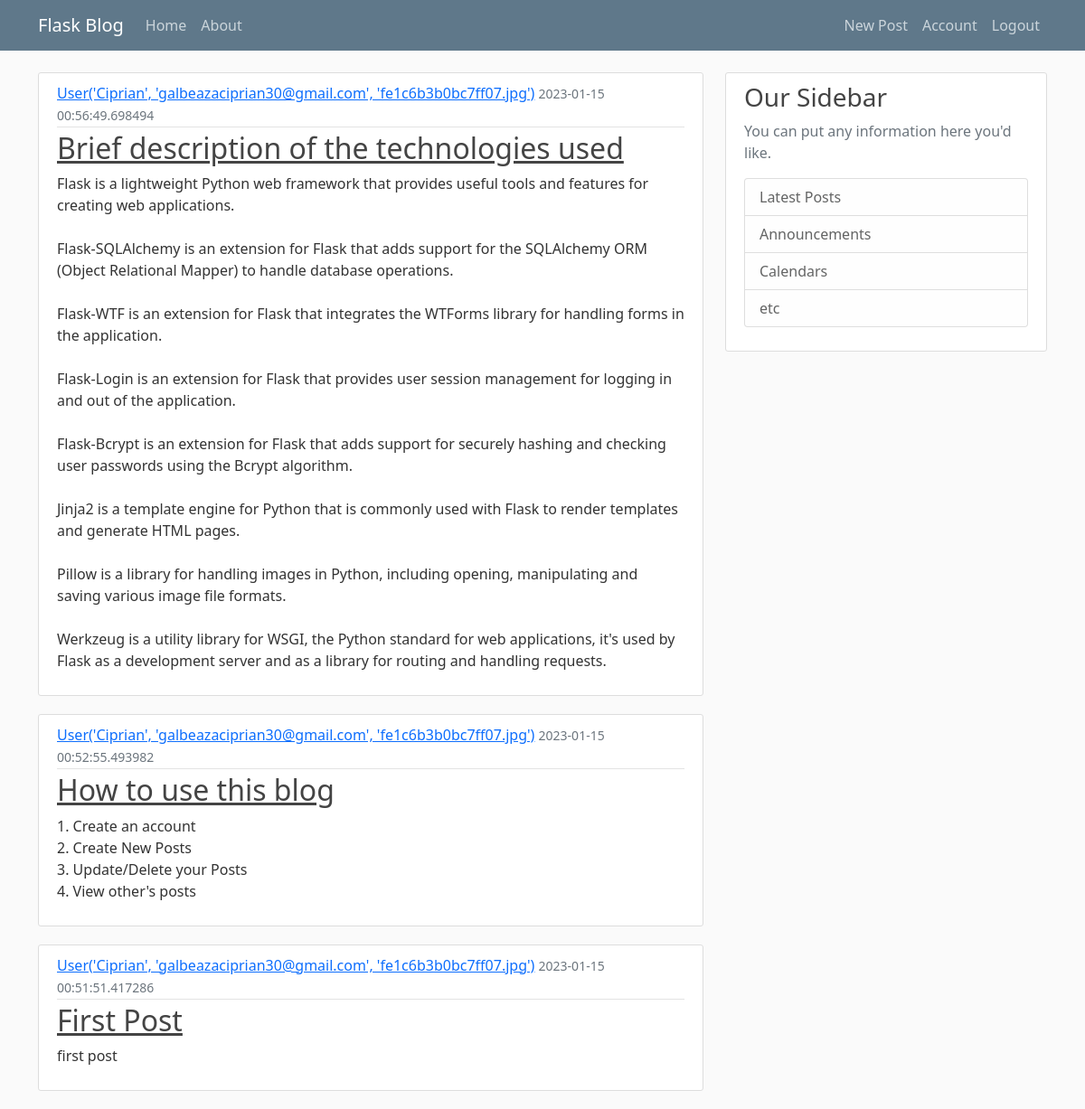
Screenshot of /home (signed in) with the database file from the repository.
### flaskblog/models.py (models this page shows, shortened)
class Post(db.Model):
    id = db.Column(db.Integer, primary_key=True)
    title = db.Column(db.String(100), nullable=False)
    date_posted = db.Column(db.DateTime, nullable=False, default=datetime.utcnow)
    content = db.Column(db.Text, nullable=False)
    user_id = db.Column(db.Integer, db.ForeignKey('user.id'), nullable=False)

class User(db.Model, UserMixin):
    id = db.Column(db.Integer, primary_key=True)
    username = db.Column(db.String(20), unique=True, nullable=False)
    email = db.Column(db.String(120), unique=True, nullable=False)
    image_file = db.Column(db.String(20), nullable=False, default='default.jpg')
    password = db.Column(db.String(60), nullable=False)
    posts = db.relationship('Post', backref='author', lazy=True)
    def __repr__(self):
        return f"User('{self.username}', '{self.email}', '{self.image_file}')"

### flaskblog/routes.py (the view)
@app.route('/')
@app.route('/home')
def home():
    page = request.args.get('page', default=1, type=int)
    posts = Post.query.order_by(Post.date_posted.desc()).paginate(per_page=4, page=page)
    return render_template('home.html', posts=posts)

### flaskblog/models.py (called while the page is built)
@login_manager.user_loader
def load_user(user_id):
    return User.query.get(int(user_id))

### flaskblog/templates/home.html
{% extends "layout.html" %}
{% block content %}
    {% for post in posts %}
        <article class="media content-section">
            <div class="media-body">
                <div class="article-metadata">
                    <a class="mr-2" href="#">{{ post.author }}</a>
                    <small class="text-muted">{{ post.date_posted }}</small>
                </div>
                <h2><a class="article-title" href="#">{{ post.title }}</a></h2>
                <p class="article-content">{{ post.content }}</p>
            </div>
        </article>
    {% endfor %}
{% endblock content %}

### flaskblog/static/main.css (style rules this page uses)
body { background: #fafafa; color: #333333; margin-top: 5rem; }
h1, h2, h3, h4, h5, h6 { color: #444444; }
.content-section { background: #ffffff; padding: 10px 20px; border: 1px solid #dddddd; border-radius: 3px; margin-bottom: 20px; }
.article-title { color: #444444; }
.article-content { white-space: pre-line; }
.article-metadata { padding-bottom: 1px; margin-bottom: 4px; border-bottom: 1px solid #e3e3e3 }

### rows the page displays
Post: author "User('Ciprian', 'galbeazaciprian30@gmail.com', 'fe1c6b3b0bc7ff07.jpg')", date_posted "2023-01-15 00:56:49.698494", title "Brief description of the technologies used", content "Flask is a lightweight Python web framework that provides useful tools and features for creating web applications. Flask-SQLAlchemy is an extension for Flask that adds support for the SQLAlchemy ORM (Object Relational Mapper) to handle database operations. Flask-WTF is an extension for Flask that integrates the WTForms library for handling forms in the application. Flask-Login is an extension for Flask that provides user session management for logging in and out of the application. Flask-Bcrypt is an extension for Flask that adds support for securely hashing and checking user passwords using the Bcrypt algorithm. Jinja2 is a template engine for Python that is commonly used with Flask to…"
Post: author "User('Ciprian', 'galbeazaciprian30@gmail.com', 'fe1c6b3b0bc7ff07.jpg')", date_posted "2023-01-15 00:52:55.493982", title "How to use this blog", content "1. Create an account 2. Create New Posts 3. Update/Delete your Posts 4. View other's posts"
Post: author "User('Ciprian', 'galbeazaciprian30@gmail.com', 'fe1c6b3b0bc7ff07.jpg')", date_posted "2023-01-15 00:51:51.417286", title "First Post", content "first post"
